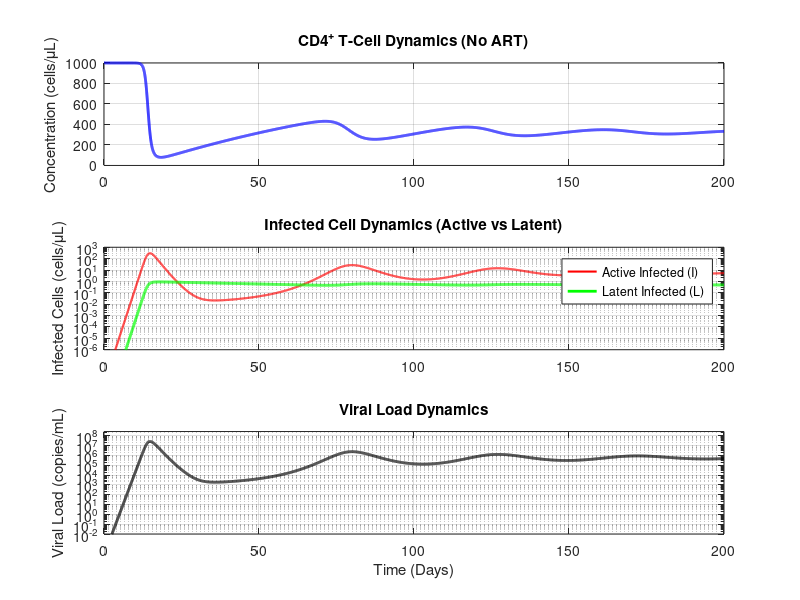

Source code (MATLAB):
function cell_to_cell_hiv_model
    clear; clc; close all;
    
    % ----------------------------------------------------
    % PARAMETERS AND CONFIGURATION
    
    % Time and Therapy 
    t_final = 200; % Simulation duration (days) 
    p.enable_art  = false;        
    p.t_start_art = 200; % Day therapy starts
    p.epsilon = 0.90; % Drug efficacy (90%)
    
    % Biological Parameters
    p.lambda = 1e4; % T-cell production rate
    p.deltaT = 0.01; % Natural T-cell death rate
    p.beta = 2.4e-8; % Virus-to-Cell transmission rate
    p.omega = 1e-6; % Cell-to-Cell transmission rate 
    p.deltaI = 1.0; % Active infected cell death rate
    p.NvI = 2000; % Burst size (virions produced per infected cell)
    p.rho = p.NvI * p.deltaI; % Calculate derived production rate
    p.deltaV = 23.0; % Viral clearance rate
    p.a = 0.01; % Latency reactivation rate
    p.deltaL = 0.004; % Latent cell death rate
    p.alpha_frac = 0.001; % Fraction becoming latent from virus infection 
    p.eta = 0.001; % Fraction becoming latent from cell-to-cell 
    
    % --------------------------------------------------------
    % SIMULATION

    % Initial Conditions
    T0 = 1e6; % Initial Healthy T-cells (cells/mL)
    I0 = 0; % Initial Active Infected
    L0 = 0; % Initial Latent Infected
    V0 = 1e-3; % Initial Virus (small seed)
    
    y0 = [T0; I0; L0; V0];
    
    % R0 printing
    % This model distinguishes between free virus infection and direct cell contact
    R0_virus = (p.beta * T0 * p.rho) / (p.deltaI * p.deltaV);
    R0_cell  = (p.omega * T0) / p.deltaI;
    R0_total = R0_virus + R0_cell;
    fprintf('R0 Virus-to-Cell : %.4f\n', R0_virus);
    fprintf('R0 Cell-to-Cell  : %.4f\n', R0_cell);
    fprintf('R0 TOTAL         : %.4f\n', R0_total);

    if p.enable_art
        fprintf('Status           : ART ENABLED (Day %d)\n', p.t_start_art);
    else
        fprintf('Status           : ART DISABLED\n');
    end
    
    opts = odeset('RelTol', 1e-6, 'AbsTol', 1e-10);
    [t, y] = ode45(@(t,y) wang_model_equations(t, y, p), [0 t_final], y0, opts);
    
    % Unit Conversion (mL -> uL) for clinical plotting
    T = y(:, 1) / 1000;
    I = y(:, 2) / 1000;
    L = y(:, 3) / 1000;
    V = y(:, 4); 
    
    % ----------------------------------------------------------
    % PLOTTING
    
    figure('Name', 'CELL_TO_CELL_HIV_MODEL', 'Color', 'w');
    
    % Subplot 1
    subplot(3, 1, 1);
    plot(t, T, 'b-', 'LineWidth', 2); hold on;
    if p.enable_art && t_final >= p.t_start_art
        xline(p.t_start_art, 'm--', 'Start ART', 'LineWidth', 2, 'LabelVerticalAlignment', 'bottom');
        titleStr = 'CD4^+ T-Cell Dynamics (With ART)';
    else
        titleStr = 'CD4^+ T-Cell Dynamics (No ART)';
    end
    
    ylabel('Concentration (cells/\muL)');
    title(titleStr);
    grid on; xlim([0 t_final]);
    
    % Subplot 2
    subplot(3, 1, 2);
    semilogy(t, I, 'r-', 'LineWidth', 1.5); hold on;
    semilogy(t, L, 'g-', 'LineWidth', 2);
    
    if p.enable_art && t_final >= p.t_start_art
        xline(p.t_start_art, 'm--', 'LineWidth', 2);
    end
    
    ylabel('Infected Cells (cells/\muL)');
    legend('Active Infected (I)', 'Latent Infected (L)', 'Location', 'Best');
    title('Infected Cell Dynamics (Active vs Latent)');
    grid on; xlim([0 t_final]);
    ylim([1e-6 1000]); 
    
    % Subplot 3
    subplot(3, 1, 3);
    semilogy(t, V, 'k-', 'LineWidth', 2);
    
    if p.enable_art && t_final >= p.t_start_art
        xline(p.t_start_art, 'm--','LineWidth', 2);
    end
    
    ylabel('Viral Load (copies/mL)');
    xlabel('Time (Days)');
    title('Viral Load Dynamics');
    grid on; xlim([0 t_final]); 
    ylim([1e-2 max(V)*10]); 
end

    % ----------------------------------------------------
    % ODE
function dydt = wang_model_equations(t, y, p)
    T = y(1); 
    I = y(2); 
    L = y(3); 
    V = y(4);

    if p.enable_art && t >= p.t_start_art
        current_epsilon = p.epsilon;
    else
        current_epsilon = 0;
    end
    
    inf_virus = (1 - current_epsilon) * p.beta * V * T; 
    inf_cell  = p.omega * I * T;
    
    dTdt = p.lambda - p.deltaT * T - inf_virus - inf_cell;
    
    dIdt = (1 - p.alpha_frac) * inf_virus ...
         + (1 - p.eta)        * inf_cell ...
         + p.a * L ...
         - p.deltaI * I;
         
    dLdt = p.alpha_frac * inf_virus ...
         + p.eta        * inf_cell ...
         - p.a * L ...
         - p.deltaL * L;
         
    dVdt = p.rho * I - p.deltaV * V;
    
    dydt = [dTdt; dIdt; dLdt; dVdt];
end